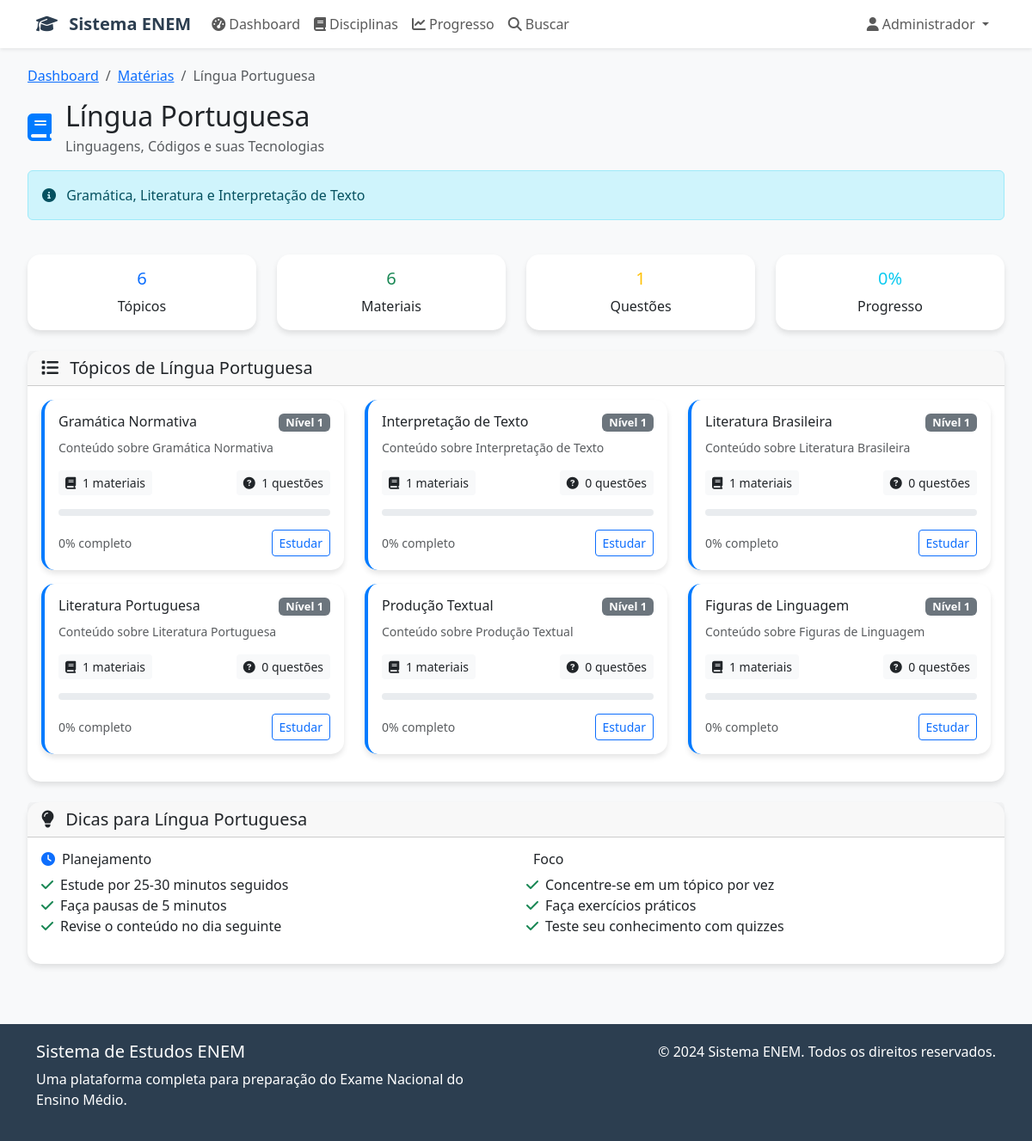
Screenshot of /subject/1 (signed in) with the database file from the repository.
### app/structure/database/models.py (models this page shows, shortened)
class User(UserMixin, db.Model):
    __tablename__ = 'users'
    id = db.Column(db.Integer, primary_key=True)
    username = db.Column(db.String(80), unique=True, nullable=False)
    email = db.Column(db.String(120), unique=True, nullable=False)
    password_hash = db.Column(db.String(255), nullable=False)
    first_name = db.Column(db.String(50), nullable=False)
    last_name = db.Column(db.String(50), nullable=False)
    is_active = db.Column(db.Boolean, default=True)
    is_admin = db.Column(db.Boolean, default=False)
    created_at = db.Column(db.DateTime, default=datetime.utcnow)
    last_login = db.Column(db.DateTime)
    study_sessions = db.relationship('StudySession', backref='user', lazy=True, cascade='all, delete-orphan')
    progress_records = db.relationship('ProgressRecord', backref='user', lazy=True, cascade='all, delete-orphan')
    quiz_attempts = db.relationship('QuizAttempt', backref='user', lazy=True, cascade='all, delete-orphan')

class Subject(db.Model):
    __tablename__ = 'subjects'
    id = db.Column(db.Integer, primary_key=True)
    name = db.Column(db.String(100), nullable=False)
    description = db.Column(db.Text)
    area = db.Column(db.String(50), nullable=False)  # Linguagens, Ciências Humanas, etc.
    color = db.Column(db.String(7), default='#007bff')  # Cor hex para UI
    icon = db.Column(db.String(50), default='book')
    is_active = db.Column(db.Boolean, default=True)
    created_at = db.Column(db.DateTime, default=datetime.utcnow)
    topics = db.relationship('Topic', backref='subject', lazy=True, cascade='all, delete-orphan')
    study_materials = db.relationship('StudyMaterial', backref='subject', lazy=True, cascade='all, delete-orphan')

class Topic(db.Model):
    __tablename__ = 'topics'
    id = db.Column(db.Integer, primary_key=True)
    name = db.Column(db.String(200), nullable=False)
    description = db.Column(db.Text)
    subject_id = db.Column(db.Integer, db.ForeignKey('subjects.id'), nullable=False)
    difficulty_level = db.Column(db.Integer, default=1)  # 1-5
    estimated_hours = db.Column(db.Float, default=1.0)
    is_active = db.Column(db.Boolean, default=True)
    created_at = db.Column(db.DateTime, default=datetime.utcnow)
    study_materials = db.relationship('StudyMaterial', backref='topic', lazy=True, cascade='all, delete-orphan')
    questions = db.relationship('Question', backref='topic', lazy=True, cascade='all, delete-orphan')

### app/structure/routes/main_routes.py (the view)
@main.route('/subject/<int:subject_id>')
@login_required
def subject_detail(subject_id):
    subject = Subject.query.get_or_404(subject_id)
    topics = Topic.query.filter_by(subject_id=subject_id, is_active=True).all()
    user_progress = ProgressRecord.query.filter_by(
        user_id=current_user.id,
        subject_id=subject_id
    ).all()
    return render_template('main/subject_detail.html',
                         subject=subject,
                         topics=topics,
                         user_progress=user_progress)

### app/structure/auth/auth_manager.py (called while the page is built)
@login_manager.user_loader
def load_user(user_id):
    return User.query.get(int(user_id))

### app/assets/templates/main/subject_detail.html (shortened to what this page needs)
{% extends "base.html" %}
{% block content %}
<div class="container-fluid">
    <div class="row mb-4">
        <div class="col-12">
            <nav aria-label="breadcrumb">
                <ol class="breadcrumb">
                    <li class="breadcrumb-item"><a href="{{ url_for('main.dashboard') }}">Dashboard</a></li>
                    <li class="breadcrumb-item"><a href="{{ url_for('main.subjects') }}">Matérias</a></li>
                    <li class="breadcrumb-item active" aria-current="page">{{ subject.name }}</li>
                </ol>
            </nav>
            <div class="d-flex align-items-center mb-3">
                <div class="me-3">
                    <i class="fas fa-{{ subject.icon }} fa-2x" style="color: {{ subject.color }};"></i>
                </div>
                <div>
                    <h1 class="h2 mb-1">{{ subject.name }}</h1>
                    <p class="text-muted mb-0">{{ subject.area }}</p>
                </div>
            </div>
            {% if subject.description %}
            <div class="alert alert-info">
                <i class="fas fa-info-circle me-2"></i>
                {{ subject.description }}
            </div>
            {% endif %}
        </div>
    </div>
    <div class="row mb-4">
        <div class="col-md-3">
            <div class="card text-center">
                <div class="card-body">
                    <h5 class="card-title text-primary">{{ topics|length }}</h5>
                    <p class="card-text">Tópicos</p>
                </div>
            </div>
        </div>
        <div class="col-md-3">
            <div class="card text-center">
                <div class="card-body">
                    <h5 class="card-title text-success">
                        {% set total_materials = namespace(value=0) %}
                        {% for topic in topics %}
                            {% set total_materials.value = total_materials.value + topic.study_materials|length %}
                        {% endfor %}
                        {{ total_materials.value }}
                    </h5>
                    <p class="card-text">Materiais</p>
                </div>
            </div>
        </div>
        <div class="col-md-3">
            <div class="card text-center">
                <div class="card-body">
                    <h5 class="card-title text-warning">
                        {% set total_questions = namespace(value=0) %}
                        {% for topic in topics %}
                            {% set total_questions.value = total_questions.value + topic.questions|length %}
                        {% endfor %}
                        {{ total_questions.value }}
                    </h5>
                    <p class="card-text">Questões</p>
                </div>
            </div>
        </div>
        <div class="col-md-3">
            <div class="card text-center">
                <div class="card-body">
                    <h5 class="card-title text-info">
                        {% set avg_progress = namespace(value=0) %}
                        {% if user_progress %}
                            {% set total_progress = namespace(value=0) %}
                            {% for progress in user_progress %}
                                {% set total_progress.value = total_progress.value + progress.progress_percentage %}
                            {% endfor %}
                            {% set avg_progress.value = (total_progress.value / user_progress|length)|round(1) %}
                        {% endif %}
                        {{ avg_progress.value }}%
                    </h5>
                    <p class="card-text">Progresso</p>
                </div>
            </div>
        </div>
    </div>
    <div class="row">
        <div class="col-12">
            <div class="card">
                <div class="card-header">
                    <h5 class="card-title mb-0">
                        <i class="fas fa-list me-2"></i>
                        Tópicos de {{ subject.name }}
                    </h5>
                </div>
                <div class="card-body">
                    {% if topics %}
                        <div class="row">
                            {% for topic in topics %}
                            <div class="col-md-6 col-lg-4 mb-3">
                                <div class="card topic-card h-100">
                                    <div class="card-body">
                                        <div class="d-flex justify-content-between align-items-start mb-2">
                                            <h6 class="card-title mb-0">{{ topic.name }}</h6>
                                            <span class="badge bg-secondary difficulty-badge">
                                                Nível {{ topic.difficulty_level }}
                                            </span>
                                        </div>
                                        {% if topic.description %}
                                        <p class="card-text text-muted small mb-3">{{ topic.description }}</p>
                                        {% endif %}
                                        <div class="d-flex justify-content-between align-items-center mb-3">
                                            <span class="material-count">
                                                <i class="fas fa-book me-1"></i>
                                                {{ topic.study_materials|length }} materiais
                                            </span>
                                            <span class="material-count">
                                                <i class="fas fa-question-circle me-1"></i>
                                                {{ topic.questions|length }} questões
                                            </span>
                                        </div>
                                        {% set topic_progress = namespace(value=0) %}
                                        {% for progress in user_progress %}
                                            {% if progress.topic_id == topic.id %}
                                                {% set topic_progress.value = progress.progress_percentage %}
                                            {% endif %}
                                        {% endfor %}
                                        <div class="progress mb-3" style="height: 8px;">
                                        </div>
                                        <div class="d-flex justify-content-between align-items-center">
                                            <small class="text-muted">{{ topic_progress.value }}% completo</small>
                                            <a href="{{ url_for('main.topic_detail', topic_id=topic.id) }}"
                                               class="btn btn-sm btn-outline-primary">
                                                Estudar
                                            </a>
                                        </div>
                                    </div>
                                </div>
                            </div>
                            {% endfor %}
                        </div>
                    {% else %}
                        <div class="text-center py-4">
                            <i class="fas fa-folder-open fa-3x text-muted mb-3"></i>
                            <h5 class="text-muted">Nenhum tópico disponível</h5>
                            <p class="text-muted">Esta matéria ainda não possui tópicos cadastrados.</p>
                        </div>
                    {% endif %}
                </div>
            </div>
        </div>
    </div>
    <div class="row mt-4">
        <div class="col-12">
            <div class="card">
                <div class="card-header">
                    <h5 class="card-title mb-0">
                        <i class="fas fa-lightbulb me-2"></i>
                        Dicas para {{ subject.name }}
                    </h5>
                </div>
                <div class="card-body">
                    <div class="row">
                        <div class="col-md-6">
                            <h6><i class="fas fa-clock me-2 text-primary"></i>Planejamento</h6>
                            <ul class="list-unstyled">
                                <li><i class="fas fa-check text-success me-2"></i>Estude por 25-30 minutos seguidos</li>
                                <li><i class="fas fa-check text-success me-2"></i>Faça pausas de 5 minutos</li>
                                <li><i class="fas fa-check text-success me-2"></i>Revise o conteúdo no dia seguinte</li>
                            </ul>
                        </div>
                        <div class="col-md-6">
                            <h6>Foco</h6>
                            <ul class="list-unstyled">
                                <li><i class="fas fa-check text-success me-2"></i>Concentre-se em um tópico por vez</li>
                                <li><i class="fas fa-check text-success me-2"></i>Faça exercícios práticos</li>
                                <li><i class="fas fa-check text-success me-2"></i>Teste seu conhecimento com quizzes</li>
                            </ul>
                        </div>
                    </div>
                </div>
            </div>
        </div>
    </div>
</div>
{% endblock %}

### app/assets/templates/base.html (shortened to what this page needs)
<!DOCTYPE html>
<html lang="pt-BR">
<head>
    <link href="https://cdn.jsdelivr.net/npm/bootstrap@5.3.0/dist/css/bootstrap.min.css" rel="stylesheet">
    <link href="https://cdnjs.cloudflare.com/ajax/libs/font-awesome/6.4.0/css/all.min.css" rel="stylesheet">
</head>
<body>
    <nav class="navbar navbar-expand-lg navbar-light bg-white shadow-sm">
        <div class="container">
            <a class="navbar-brand" href="{{ url_for('main.index') }}">
                <i class="fas fa-graduation-cap me-2"></i>
                Sistema ENEM
            </a>
            <div class="collapse navbar-collapse" id="navbarNav">
                <ul class="navbar-nav me-auto">
                    {% if current_user.is_authenticated %}
                    <li class="nav-item">
                        <a class="nav-link" href="{{ url_for('main.dashboard') }}">
                            <i class="fas fa-tachometer-alt me-1"></i>Dashboard
                        </a>
                    </li>
                    <li class="nav-item">
                        <a class="nav-link" href="{{ url_for('main.subjects') }}">
                            <i class="fas fa-book me-1"></i>Disciplinas
                        </a>
                    </li>
                    <li class="nav-item">
                        <a class="nav-link" href="{{ url_for('main.progress') }}">
                            <i class="fas fa-chart-line me-1"></i>Progresso
                        </a>
                    </li>
                    <li class="nav-item">
                        <a class="nav-link" href="{{ url_for('main.search') }}">
                            <i class="fas fa-search me-1"></i>Buscar
                        </a>
                    </li>
                    {% endif %}
                </ul>
                <ul class="navbar-nav">
                    {% if current_user.is_authenticated %}
                    <li class="nav-item dropdown">
                        <a class="nav-link dropdown-toggle" href="#" id="navbarDropdown" role="button" data-bs-toggle="dropdown">
                            <i class="fas fa-user me-1"></i>{{ current_user.first_name }}
                        </a>
                    </li>
                    {% endif %}
                </ul>
            </div>
        </div>
    </nav>
    <main class="main-content">
        {% block content %}{% endblock %}
    </main>
    <footer class="footer">
        <div class="container">
            <div class="row">
                <div class="col-md-6">
                    <h5>Sistema de Estudos ENEM</h5>
                    <p>Uma plataforma completa para preparação do Exame Nacional do Ensino Médio.</p>
                </div>
                <div class="col-md-6 text-md-end">
                    <p>&copy; 2024 Sistema ENEM. Todos os direitos reservados.</p>
                </div>
            </div>
        </div>
    </footer>
</body>
</html>

### app/assets/templates/base.html (style rules this page uses)
:root { --primary-color: #2c3e50; --secondary-color: #3498db; --success-color: #27ae60; --warning-color: #f39c12; --danger-color: #e74c3c; --light-color: #ecf0f1; --dark-color: #2c3e50; }
body { font-family: 'Segoe UI', Tahoma, Geneva, Verdana, sans-serif; background-color: #f8f9fa; }
.navbar-brand { font-weight: bold; color: var(--primary-color) !important; }
.card { border: none; border-radius: 15px; box-shadow: 0 4px 6px rgba(0, 0, 0, 0.1); transition: transform 0.2s; }
.progress { height: 10px; border-radius: 5px; }
.main-content { padding: 20px; }
.footer { background-color: var(--dark-color); color: white; padding: 20px 0; margin-top: 50px; }

### rows the page displays
User: first_name "Administrador"
Subject: name "Língua Portuguesa", area "Linguagens, Códigos e suas Tecnologias", description "Gramática, Literatura e Interpretação de Texto"
Topic: name "Gramática Normativa", difficulty_level "1", description "Conteúdo sobre Gramática Normativa", study_materials|length "1", questions|length "1", value "0"
Topic: name "Interpretação de Texto", difficulty_level "1", description "Conteúdo sobre Interpretação de Texto", study_materials|length "1", questions|length "0", value "0"
Topic: name "Literatura Brasileira", difficulty_level "1", description "Conteúdo sobre Literatura Brasileira", study_materials|length "1", questions|length "0", value "0"
Topic: name "Literatura Portuguesa", difficulty_level "1", description "Conteúdo sobre Literatura Portuguesa", study_materials|length "1", questions|length "0", value "0"
Topic: name "Produção Textual", difficulty_level "1", description "Conteúdo sobre Produção Textual", study_materials|length "1", questions|length "0", value "0"
Topic: name "Figuras de Linguagem", difficulty_level "1", description "Conteúdo sobre Figuras de Linguagem", study_materials|length "1", questions|length "0", value "0"

### other values shown
{{ topics|length }} "6"
{{ total_materials.value }} "6"
{{ total_questions.value }} "1"
{{ avg_progress.value }} "0"
